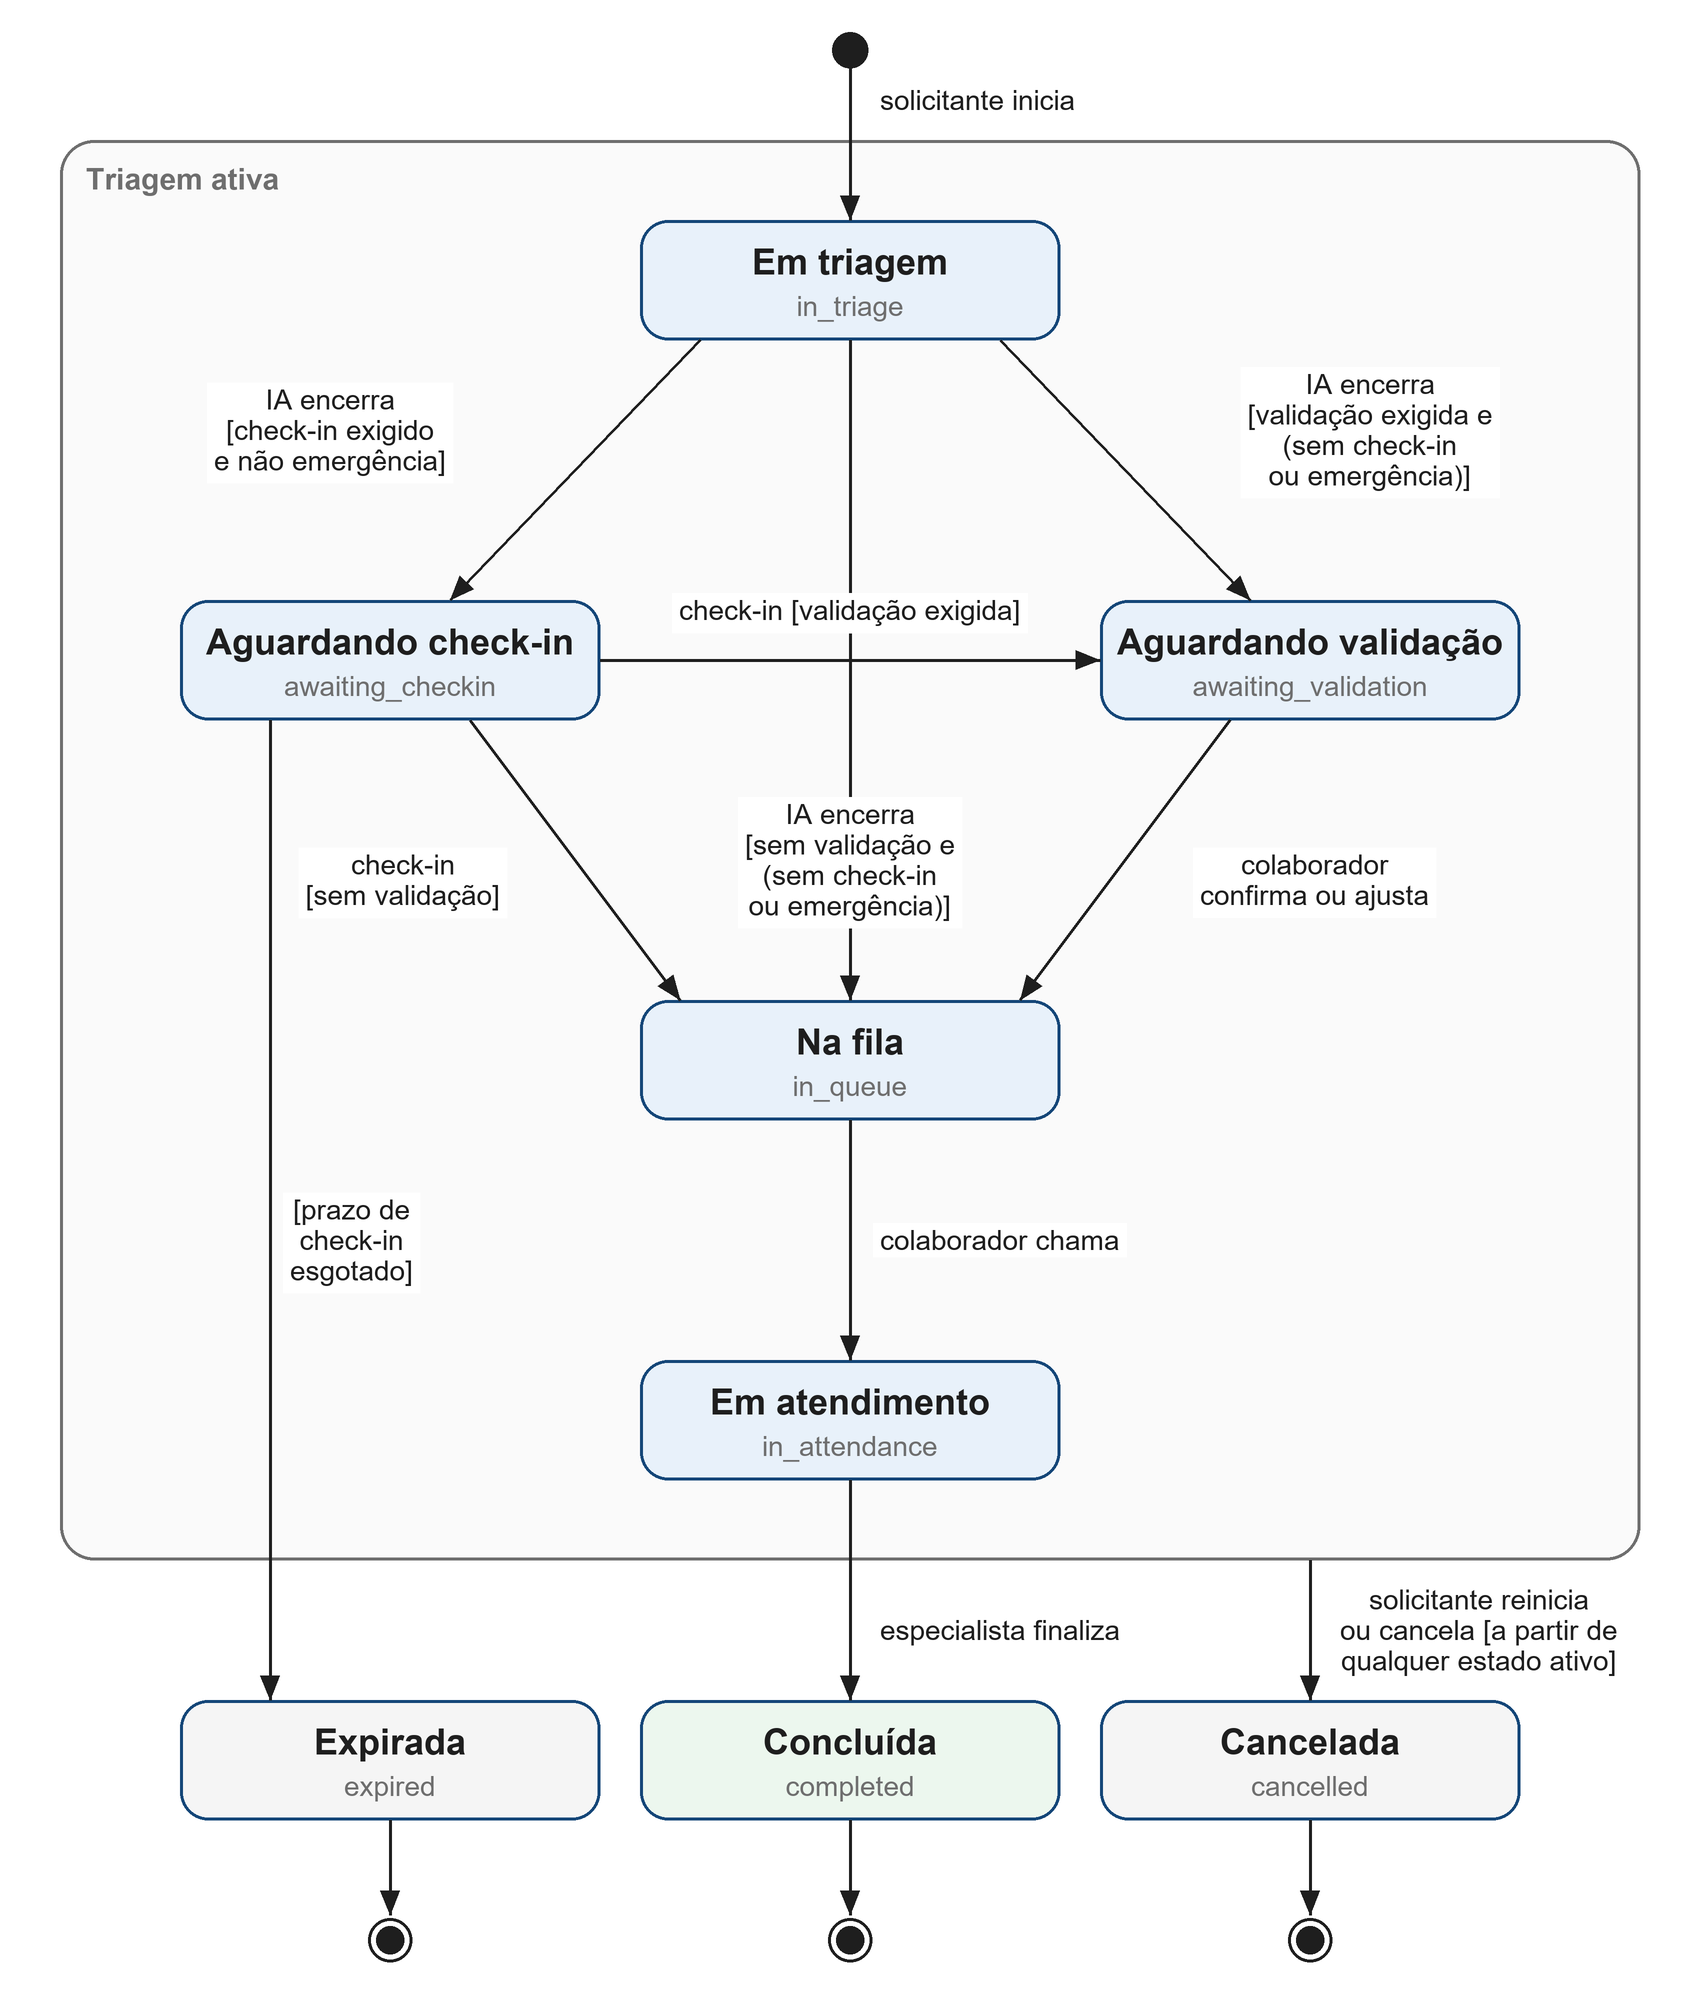

Recreate this plot in Python.
# Figura 1 (vertical, para caber legível na largura da página) – máquina de estados UML da TriageSession.
import math, sys
from PIL import Image, ImageDraw, ImageFont

S = 2
W, H = 1700, 2000
img = Image.new('RGB', (W * S, H * S), 'white')
g = ImageDraw.Draw(img)
F = lambda size, bold=False: ImageFont.truetype('C:/Windows/Fonts/arialbd.ttf' if bold else 'C:/Windows/Fonts/arial.ttf', size * S)
f_state, f_code, f_lab, f_title = F(36, True), F(28), F(28), F(30, True)
INK, GRAY, ACC = (30, 30, 30), (110, 110, 110), (20, 70, 120)
SW, SH = 420, 120
def P(x, y): return (x * S, y * S)

def state(cx, cy, title, code, fill=(232, 241, 250)):
    x0, y0, x1, y1 = cx - SW / 2, cy - SH / 2, cx + SW / 2, cy + SH / 2
    g.rounded_rectangle([*P(x0, y0), *P(x1, y1)], radius=28 * S, fill=fill, outline=ACC, width=3 * S)
    g.text(P(cx, cy - 18), title, font=f_state, fill=INK, anchor='mm')
    g.text(P(cx, cy + 26), code, font=f_code, fill=GRAY, anchor='mm')
    return dict(cx=cx, cy=cy, l=x0, r=x1, t=y0, b=y1)

def arrow(p0, p1):
    (x0, y0), (x1, y1) = p0, p1
    g.line([*P(x0, y0), *P(x1, y1)], fill=INK, width=3 * S)
    a = math.atan2(y1 - y0, x1 - x0); L = 26
    pts = [(x1, y1), (x1 - L * math.cos(a - .38), y1 - L * math.sin(a - .38)), (x1 - L * math.cos(a + .38), y1 - L * math.sin(a + .38))]
    g.polygon([P(*p) for p in pts], fill=INK)

def label(x, y, lines, anchor='mm'):
    text = '\n'.join(lines)
    bb = g.multiline_textbbox(P(x, y), text, font=f_lab, anchor=anchor, align='center', spacing=5 * S)
    pad = 7 * S
    g.rectangle([bb[0] - pad, bb[1] - pad, bb[2] + pad, bb[3] + pad], fill='white')
    g.multiline_text(P(x, y), text, font=f_lab, fill=INK, anchor=anchor, align='center', spacing=5 * S)

def initial(cx, cy, r=18): g.ellipse([*P(cx - r, cy - r), *P(cx + r, cy + r)], fill=INK)
def final(cx, cy, r=22):
    g.ellipse([*P(cx - r, cy - r), *P(cx + r, cy + r)], outline=INK, width=3 * S, fill='white')
    g.ellipse([*P(cx - r + 8, cy - r + 8), *P(cx + r - 8, cy + r - 8)], fill=INK)

BX0, BY0, BX1, BY1 = 60, 140, 1640, 1560
g.rounded_rectangle([*P(BX0, BY0), *P(BX1, BY1)], radius=34 * S, outline=GRAY, width=3 * S, fill=(250, 250, 250))
g.text(P(BX0 + 26, BY0 + 22), 'Triagem ativa', font=f_title, fill=GRAY, anchor='la')

tri = state(850, 280, 'Em triagem', 'in_triage')
chk = state(390, 660, 'Aguardando check-in', 'awaiting_checkin')
val = state(1310, 660, 'Aguardando validação', 'awaiting_validation')
que = state(850, 1060, 'Na fila', 'in_queue')
att = state(850, 1420, 'Em atendimento', 'in_attendance')
exp = state(390, 1760, 'Expirada', 'expired', fill=(245, 245, 245))
com = state(850, 1760, 'Concluída', 'completed', fill=(236, 247, 238))
can = state(1310, 1760, 'Cancelada', 'cancelled', fill=(245, 245, 245))

initial(850, 50); arrow((850, 68), (850, tri['t']))
label(880, 100, ['solicitante inicia'], anchor='lm')
arrow((tri['l'] + 60, tri['b']), (chk['cx'] + 60, chk['t']))
label(330, 430, ['IA encerra', '[check-in exigido', 'e não emergência]'])
arrow((tri['r'] - 60, tri['b']), (val['cx'] - 60, val['t']))
label(1370, 430, ['IA encerra', '[validação exigida e', '(sem check-in', 'ou emergência)]'])
arrow((850, tri['b']), (850, que['t']))
arrow((chk['r'], 660), (val['l'], 660))
label(850, 610, ['check-in [validação exigida]'])
label(850, 860, ['IA encerra', '[sem validação e', '(sem check-in', 'ou emergência)]'])
arrow((chk['cx'] + 80, chk['b']), (que['l'] + 40, que['t']))
label(500, 880, ['check-in', '[sem validação]'], anchor='rm')
arrow((val['cx'] - 80, val['b']), (que['r'] - 40, que['t']))
label(1200, 880, ['colaborador', 'confirma ou ajusta'], anchor='lm')
arrow((850, que['b']), (850, att['t']))
label(880, 1240, ['colaborador chama'], anchor='lm')
arrow((850, att['b']), (850, com['t']))
label(880, 1630, ['especialista finaliza'], anchor='lm')
arrow((chk['cx'] - 120, chk['b']), (exp['cx'] - 120, exp['t']))
label(290, 1240, ['[prazo de', 'check-in', 'esgotado]'], anchor='lm')
arrow((can['cx'], BY1), (can['cx'], can['t']))
label(1340, 1630, ['solicitante reinicia', 'ou cancela [a partir de', 'qualquer estado ativo]'], anchor='lm')
for st in (exp, com, can):
    arrow((st['cx'], st['b']), (st['cx'], 1915)); final(st['cx'], 1940)

img.resize((W, H), Image.LANCZOS).save(sys.argv[1], dpi=(250, 250))
print('ok')
